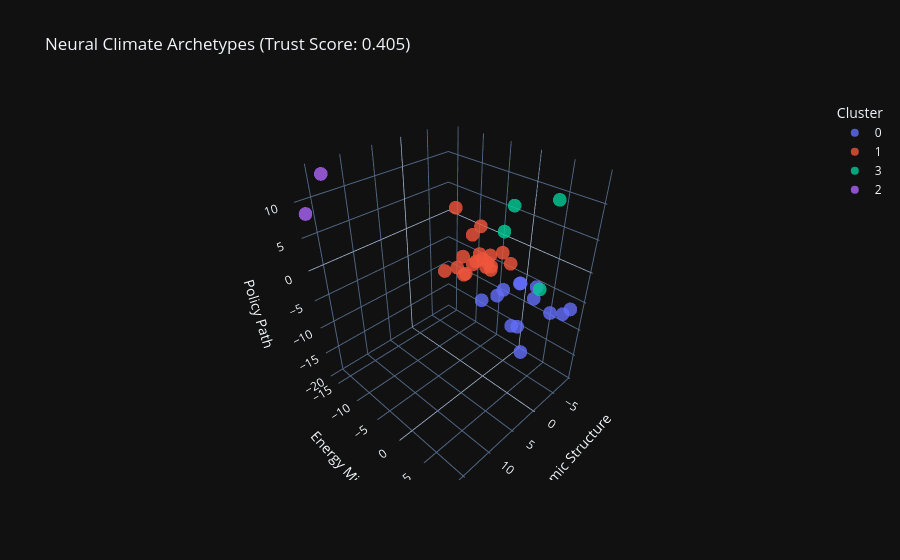

Source (notebook cell):
### Code cell
from sklearn.cluster import KMeans
import plotly.express as px
import pandas as pd
from sklearn.metrics import silhouette_score

# Cluster the 3d space i got from the autoencoder
n_archetypes = 4 
kmeans = KMeans(n_clusters=n_archetypes, random_state=42, n_init=10)
neural_clusters = kmeans.fit_predict(X_ae_3d)

score = silhouette_score(X_ae_3d, neural_clusters)
print(f"--- Cluster Trust Score ---")
print(f"Silhouette Score: {score:.4f}")

# Mapping the 3D coordinates back to country names and their new cluster IDs
df_archetypes = pd.DataFrame(X_ae_3d, columns=['Latent_1', 'Latent_2', 'Latent_3'])
df_archetypes['Country'] = countries
df_archetypes['Cluster'] = neural_clusters.astype(str) # String for discrete colors

# 3D plot
fig = px.scatter_3d(
    df_archetypes, 
    x='Latent_1', y='Latent_2', z='Latent_3',
    color='Cluster',
    hover_name='Country',
    title=f"Neural Climate Archetypes (Trust Score: {score:.3f})",
    labels={'Latent_1': 'Economic Structure', 'Latent_2': 'Energy Mix', 'Latent_3': 'Policy Path'},
    template='plotly_dark',
    opacity=0.8
)

# renders the interactive plot
fig.show()

### Figure 1 — Plotly figure (JSON) as saved in the notebook; plotly's stock layout.template omitted (floating-point values rounded to 4 significant figures)
{"data": [{"hovertemplate": "<b>%{hovertext}</b><br><br>Cluster=0<br>Economic Structure=%{x}<br>Energy Mix=%{y}<br>Policy Path=%{z}<extra></extra>", "hovertext": ["ARG", "COL", "CZE", "IDN", "IND", "ISR", "KOR", "MEX", "PER", "POL", "RUS", "SAU", "ZAF"], "legendgroup": "0", "marker": {"color": "#636efa", "opacity": 0.8, "symbol": "circle"}, "mode": "markers", "name": "0", "scene": "scene", "showlegend": true, "type": "scatter3d", "x": [-7.275, -6.518, -5.015, -7.287, -6.745, -5.75, -2.986, -3.651, -6.302, -5.917, -8.517, -7.815, -6.311], "y": [8.069, 9.471, -2.199, 0.1923, 0.6785, 0.4366, -3.556, 5.247, 6.574, -1.775, -0.2823, 1.389, 3.799], "z": [-7.015, -4.983, -7.857, -5.536, -5.008, -12.77, -8.377, -3.859, -7.106, -6.994, -15.01, -19.1, -3.94]}, {"hovertemplate": "<b>%{hovertext}</b><br><br>Cluster=1<br>Economic Structure=%{x}<br>Energy Mix=%{y}<br>Policy Path=%{z}<extra></extra>", "hovertext": ["AUS", "AUT", "BEL", "CAN", "CHE", "CHN", "DEU", "ESP", "FRA", "GBR", "GRC", "HUN", "IRL", "ITA", "JPN", "NLD", "PRT", "SVK", "TUR"], "legendgroup": "1", "marker": {"color": "#EF553B", "opacity": 0.8, "symbol": "circle"}, "mode": "markers", "name": "1", "scene": "scene", "showlegend": true, "type": "scatter3d", "x": [-1.963, -1.068, -1.297, 1.179, -1.825, -4.129, 1.456, -1.327, -2.483, 2.362, -2.71, -3.355, 4.859, -0.4387, -3.889, -0.1761, -0.1695, -1.914, -5.753], "y": [-6.082, -2.71, -3.514, -2.113, -8.119, -2.98, -4.56, -1.353, -3.897, -6.136, -1.891, -2.645, -0.285, -3.334, -0.8717, -4.78, -0.681, -2.852, -0.7197], "z": [-4.196, 1.023, -0.6563, 5.13, 5.962, -2.495, -0.8874, 0.04104, 4.368, -1.764, -1.957, -0.1422, 4.173, -0.6639, 0.8285, -2.958, 0.2063, -0.2175, -1.74]}, {"hovertemplate": "<b>%{hovertext}</b><br><br>Cluster=3<br>Economic Structure=%{x}<br>Energy Mix=%{y}<br>Policy Path=%{z}<extra></extra>", "hovertext": ["CHL", "FIN", "NOR", "SWE"], "legendgroup": "3", "marker": {"color": "#00cc96", "opacity": 0.8, "symbol": "circle"}, "mode": "markers", "name": "3", "scene": "scene", "showlegend": true, "type": "scatter3d", "x": [-1.415, 0.8865, -6.293, -3.177], "y": [7.365, 2.797, -1.31, 7.299], "z": [-0.118, 7.327, 7.044, 11.61]}, {"hovertemplate": "<b>%{hovertext}</b><br><br>Cluster=2<br>Economic Structure=%{x}<br>Energy Mix=%{y}<br>Policy Path=%{z}<extra></extra>", "hovertext": ["DNK", "NZL"], "legendgroup": "2", "marker": {"color": "#ab63fa", "opacity": 0.8, "symbol": "circle"}, "mode": "markers", "name": "2", "scene": "scene", "showlegend": true, "type": "scatter3d", "x": [16.52, 14.06], "y": [-16.29, -15.31], "z": [8.482, 13.25]}], "layout": {"legend": {"title": {"text": "Cluster"}, "tracegroupgap": 0}, "scene": {"domain": {"x": [0, 1], "y": [0, 1]}, "xaxis": {"title": {"text": "Economic Structure"}}, "yaxis": {"title": {"text": "Energy Mix"}}, "zaxis": {"title": {"text": "Policy Path"}}}, "title": {"text": "Neural Climate Archetypes (Trust Score: 0.405)"}}}
